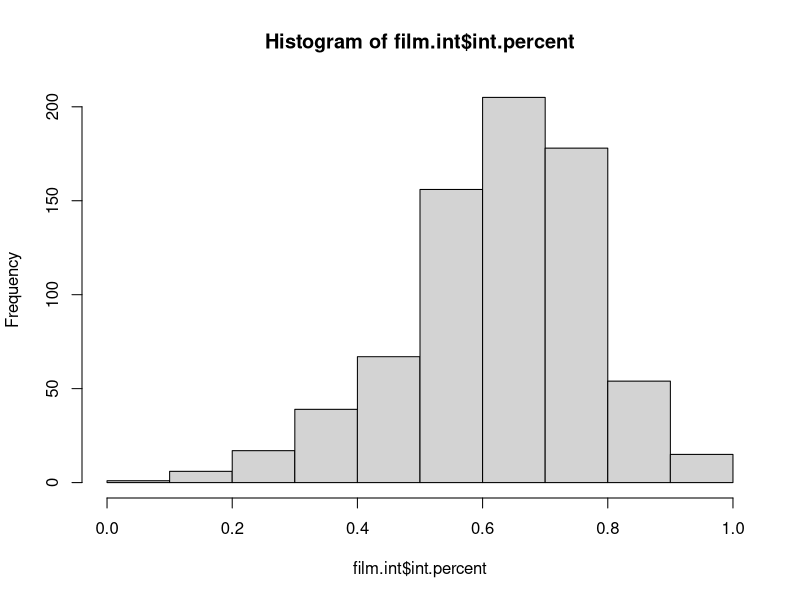
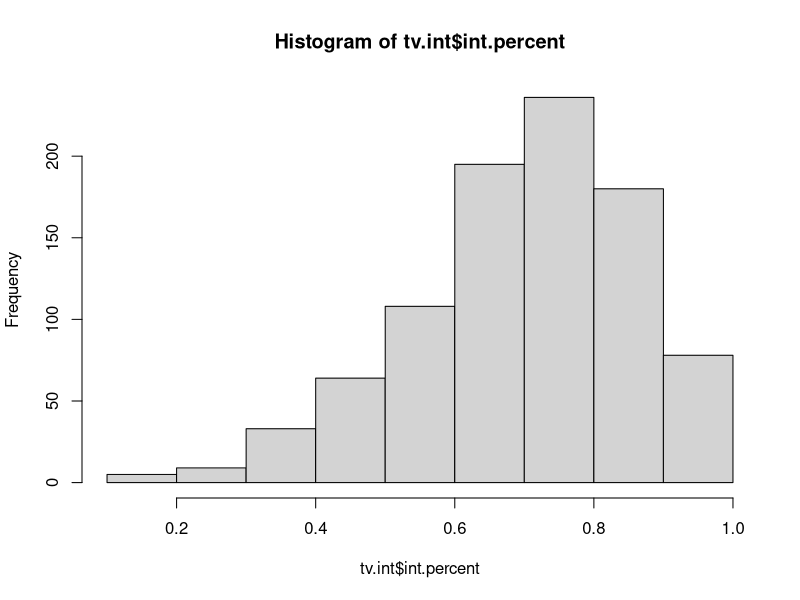
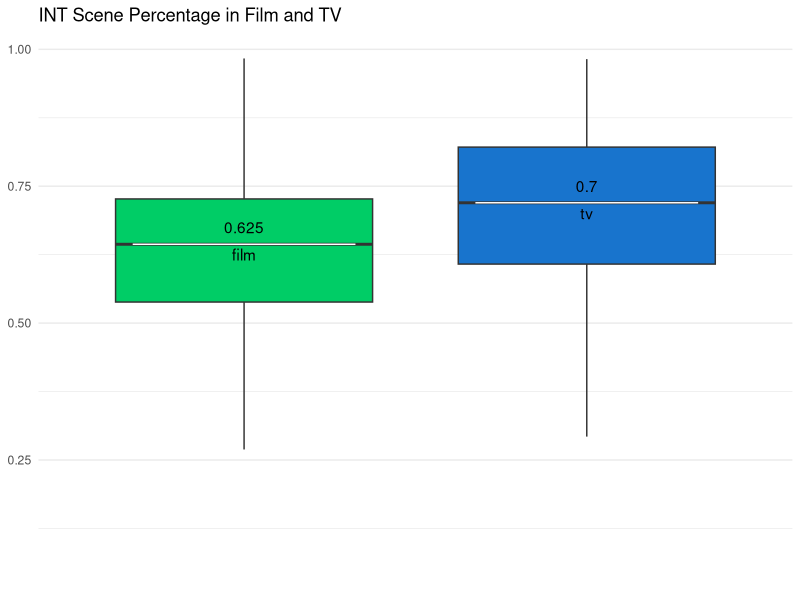
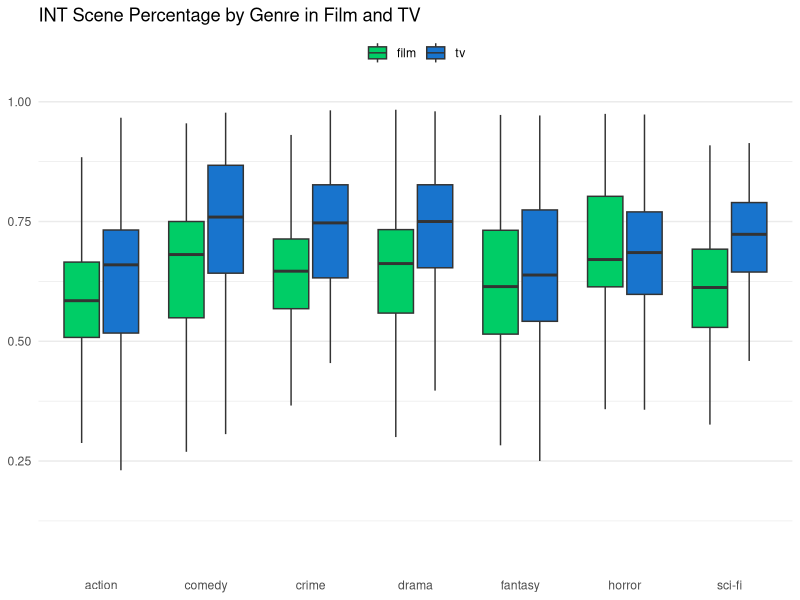

These figures' R source, in order: (Note: this script raises an error after producing the figures.)
library(ggplot2)
library(reshape2)

#import master metadata tables and extract relevant information
setwd("~/Dropbox/1_Research/tv-final/2. Metadata")
all.tv <- read.csv("TV_Scripts_Master.csv")
all.tv$medium <- "tv"
tv.int <- subset(all.tv, date>1989 & date<2016, select=c(medium, title, genre, int.percent))

all.film <- read.csv("Film_Scripts_Master.csv")
all.film$medium <- "film"
film.int <- subset(all.film, date>1989 & date<2016, select=c(medium, title, genre, int.percent))

# test for normality
shapiro.test(film.int$int.percent)
shapiro.test(tv.int$int.percent)

#not normal
sd(film.int$int.percent)
sd(tv.int$int.percent)
t.test(film.int$int.percent,tv.int$int.percent,alternative="less", var.equal=TRUE)

hist(film.int$int.percent)
hist(tv.int$int.percent)

#combine data tables and aggregate values
mydata <- rbind(film.int, tv.int)

means.medium <- aggregate(int.percent ~ medium, mydata, mean)


#boxplot gg code
title_all = "INT Scene Percentage in Film and TV"
title_genre = "INT Scene Percentage by Genre in Film and TV"

theme = theme_set(theme_minimal())
theme = theme_update(legend.position="top", legend.title=element_blank(), panel.grid.major.x=element_blank())

boxplot.medium <- ggplot(mydata, aes(factor(medium), int.percent))
boxplot.genre <- ggplot(mydata, aes(factor(genre), int.percent))

#boxplot total tv v film
boxplot.medium + geom_boxplot(outlier.shape = NA, aes(fill=factor(medium))) + 
  scale_fill_manual(values = c("springgreen3", "dodgerblue3")) + 
  ggtitle(title_all) + 
  guides(fill=FALSE) +
  stat_summary(geom = "crossbar", width=0.65, fatten=0, color="white", 
               fun.data = function(x){ return(c(y=median(x), ymin=median(x), ymax=median(x))) }) +
  geom_text(data = means.medium, 
            aes(label = round(int.percent, digits = 3), 
                y = int.percent + 0.05)) +
  geom_text(data = means.medium, aes(label = medium)) +
  theme(axis.title.x=element_blank(),
        axis.text.x=element_blank(),
        axis.title.y=element_blank(),
        axis.ticks.x=element_blank())

## BOXPLOTS IN EMAIL
boxplot.genre + geom_boxplot(outlier.shape = NA, aes(fill=factor(medium))) + 
  scale_fill_manual(values = c("springgreen3", "dodgerblue3")) + 
  ggtitle(title_genre) +
  theme(axis.title.x=element_blank(),
        axis.title.y=element_blank(),
        axis.ticks.x=element_blank())

# text for significance using tukey
myData = read.csv("TV_Scripts_Master.csv")
attach(myData)
results = DTK.test(int.percent,genre,0.05)
results
DTK.plot(results)

myData = read.csv("Film_Scripts_Master.csv")
attach(myData)
results = DTK.test(int.percent,genre,0.05)
results
DTK.plot(results)

